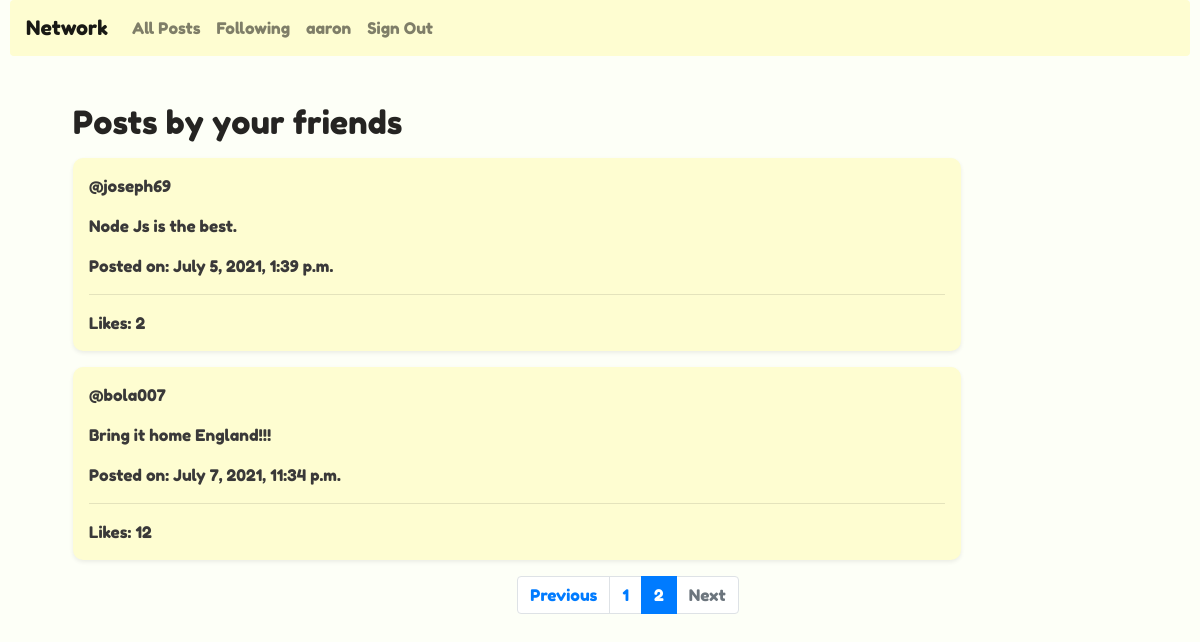
/network/following?page=2 (signed in), run on the app's committed database.
### network/models.py (models this page shows, shortened)
class User(AbstractUser):
    pass

class Post(models.Model):
    user = models.ForeignKey(User,on_delete=models.CASCADE,null=False,blank=True)
    post = models.TextField(default="")
    time = models.DateTimeField(auto_now_add=True)
    likers = models.ForeignKey(User,on_delete=models.CASCADE,null=True,blank=True, related_name="likers")
    likes = models.IntegerField(default=0)
    slug = models.SlugField(unique=True, default=uuid.uuid1)
    objects = models.Manager()
    custom = PostManager()

### network/views.py (the view)
# urls.py: path("network/following", views.following_view, name="following"),
@login_required
@require_http_methods(["GET"])
def following_view(request):
    get_following = Follow.objects.filter(following=request.user)
    search_posts = []
    ''' for each loop, get the user followed by logged in user and save in a variable
    use the variable to search the post model to get posts by that user
    if the user has more than one post, convert to a list and append to empty list,
    else, remove the first and only post from user and add to search list.
    The idea is to flatten the querySet result which returns nested lists and turn them into one list
    '''
    for user in list(get_following):
        result = Post.objects.filter(user=user.follower)
        if len(list(result)) > 1:
            list_result = list(result)
            for each_result in list_result:
                search_posts.append(each_result)
        else:
            list_result = list(result)
            search_posts.append(result[0])
    paginator = Paginator(search_posts, 5)
    page_number = request.GET.get('page')
    page_obj = paginator.get_page(page_number)
    return render(request, 'network/following.html', {'posts': page_obj})

### network/templates/network/following.html (shortened to what this page needs)
{% extends 'network/layout.html' %}
{% block body %}
<div class="m-5 container">
<h2> Posts by your friends</h2>
{% for p in posts %}
<div style="background-color:#fefdd1;" class="card my-3 p-3 shadow-sm">
<div>@{{p.user}}
</div>
<div class="my-3">{{p.post}}</div>
Posted on: {{p.time}} <hr>
Likes: {{p.likes}}
</div>
{% empty %}
    <div><h5> You're not following anyone so no posts to display :(</h5></div>
{% endfor %}
    <nav aria-label="Page navigation example">
      <ul class="pagination justify-content-center">
        {% if posts.has_previous %}
          <li class="page-item">
            <a class="page-link" href="?page={{ posts.previous_page_number }}">Previous</a>
          </li>
        {% else %}
          <li class="page-item disabled">
            <a class="page-link" href="#" tabindex="-1" aria-disabled="true">Previous</a>
          </li>
        {% endif %}
        {% for i in posts.paginator.page_range %}
          {% if posts.number == i %}
            <li class="page-item active" aria-current="page">
              <span class="page-link">
                {{ i }}
              </span>
            </li>
          {% else %}
            <li class="page-item"><a class="page-link" href="?page={{ i }}">{{ i }}</a></li>
          {% endif %}
        {% endfor %}
        {% if posts.has_next %}
          <li class="page-item">
            <a class="page-link" href="?page={{ posts.next_page_number }}">Next</a>
          </li>
        {% else %}
          <li class="page-item disabled">
            <a class="page-link" href="#" tabindex="-1" aria-disabled="true">Next</a>
          </li>
        {% endif %}
      </ul>
    </nav>
</div>
{% endblock body %}

### network/templates/network/layout.html (shortened to what this page needs)
{% load static %}
<!DOCTYPE html>
<html lang="en">
    <head>
        <link rel="stylesheet" href="https://stackpath.bootstrapcdn.com/bootstrap/4.1.3/css/bootstrap.min.css">
        <link href="{% static 'network/styles.css' %}" rel="stylesheet">
    </head>
    <body style="padding:0px 10px;">
        <nav class="navbar navbar-expand-lg navbar-light rounded" style="background-color: #fefdd1;">
            <a class="navbar-brand" href="{% url 'index' %}">Network</a>
            <div class="d-flex flex-end collapse navbar-collapse" id="navbarSupportedContent">
              <ul class="navbar-nav mr-auto">
                <li class="nav-item">
                  <a id='allPosts' class="nav-link" href="{% url 'index' %}">All Posts</a>
                </li>
                {% if user.is_authenticated %}
                    <li class="nav-item">
                        <a id="following" class="nav-link" href="{% url 'following' %}">Following</a>
                    </li>
                     {% if user.is_authenticated %}
                    <li class="nav-item">
                        <a id="profile" class="nav-link" href="{% url 'profile' user.id %}"><strong>{{ user.username }}</strong></a>
                    </li>
                {% endif %}
                    <li class="nav-item">
                        <a class="nav-link" href="{% url 'logout' %}">Sign Out</a>
                    </li>
                {% endif %}
              </ul>
            </div>
          </nav>
        <div class="body">
            {% block body %}
            {% endblock %}
        </div>
</body>
</html>

### network/static/network/styles.css (style rules this page uses)
body { background-color: #fdfff7; border-radius: 10px; font-family: 'Fredoka One', cursive; font-weight: 200; color: rgb(58, 57, 57); }
h1, h2, h3, h4, h5, h6 { color: #252422; }
.card { width: 80%; border: none; border-radius: 10px; background-color: #fff }

### data on the page
User: username "aaron"
Post: user "joseph69", post "Node Js is the best.", time "July 5, 2021, 1:39 p.m.", likes "2"
Post: user "bola007", post "Bring it home England!!!", time "July 7, 2021, 11:34 p.m.", likes "12"

### other printed values
{{ i }} "1"
{{ i }} "2"
